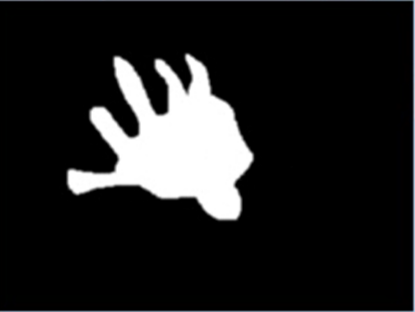
//> input picture source/convexhull.png, 415 x 312 px
$ ./main   (built with g++ and OpenCV 4)
//> lines starting //> are read from the running program, lines starting //| are printed output that depends on the picture; after the words box and inside, x2 and y2 are one past the last pixel; in counts of white or black regions, pixels touching at a corner belong together
#include <opencv2/opencv.hpp>
#include <iostream>
#include <vector>

cv::Mat src, dst;
int threshold_value = 127;
int threshold_max = 255;
const char* input_win = "input image";
const char* output_win = "output image";
cv::RNG rng(1234);

void Threshold_CallBack(int, void*);


int main(int argc, char** argv){
    src = cv::imread("../../source/convexhull.png");
//> src is the input picture: 312 rows x 415 cols, CV_8UC3; mean B, G, R 32.6, 32.3, 32.2
    if(src.empty()){
        std::cout << "could not load image..." << std::endl;
        return -1;
    }

    cv::namedWindow(input_win, cv::WINDOW_AUTOSIZE);
    cv::namedWindow(output_win, cv::WINDOW_AUTOSIZE);
    cv::imshow(input_win, src);

    const char* trackbar_label = "Threshold: ";

    cv::cvtColor(src, src, cv::COLOR_BGR2GRAY);
//> src: 312 rows x 415 cols, CV_8UC1
    cv::blur(src, src, cv::Size(3, 3), cv::Point(-1, -1));
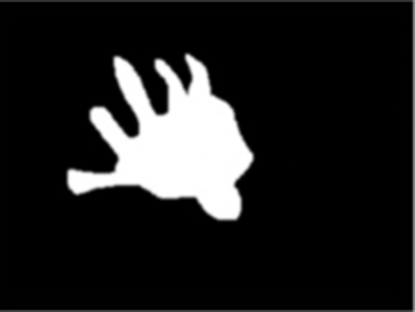
//> src: 312 rows x 415 cols, CV_8UC1; min 0, max 255, mean 32.1

    cv::createTrackbar(trackbar_label, output_win, &threshold_value, threshold_max, Threshold_CallBack);
    Threshold_CallBack(0, 0);
    cv::waitKey(0);
    return 0;
}


void Threshold_CallBack(int, void*){
    cv::Mat bin_output;
    std::vector<std::vector<cv::Point>> contours;
    std::vector<cv::Vec4i> hierachy;
    cv::threshold(src, bin_output, threshold_value, threshold_max, cv::THRESH_BINARY);
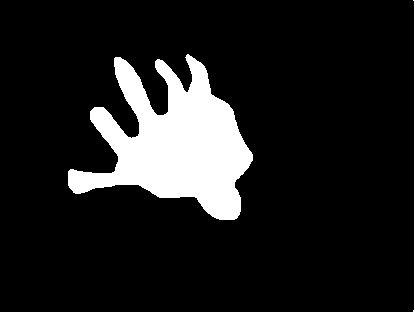
//> bin_output: 312 rows x 415 cols, CV_8UC1; 12.2% white; 2 white regions

    cv::findContours(bin_output, contours, hierachy, cv::RETR_TREE, cv::CHAIN_APPROX_SIMPLE);
//> contours = 2 contours, 1 with area under 20; largest, box (x1, y1, x2, y2) and area: (68, 54, 253, 220) 15108

    std::vector<std::vector<cv::Point>> convexs(contours.size());
//> convexs = 2 empty contours
    for(size_t i = 0; i < contours.size(); i++){
        cv::convexHull(contours[i], convexs[i], false, true);
    }
//> this loop made 2 passes

    dst = cv::Mat::zeros(src.size(), CV_8UC3);
    std::vector<cv::Vec4i> empty(0);
    for(size_t k = 0; k < contours.size(); k++){
        cv::Scalar color = cv::Scalar(rng.uniform(0, 255), rng.uniform(0, 255), rng.uniform(0, 255));
        cv::drawContours(dst, contours, k, color, 2, cv::LINE_8, hierachy);
        cv::drawContours(dst, convexs, k, color, 2, cv::LINE_8, empty);
    }
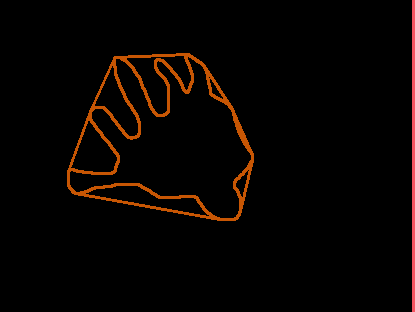
//> dst: 312 rows x 415 cols, CV_8UC3; mean B, G, R 0.8, 3.4, 8.3
    cv::imshow(output_win, dst);
}
